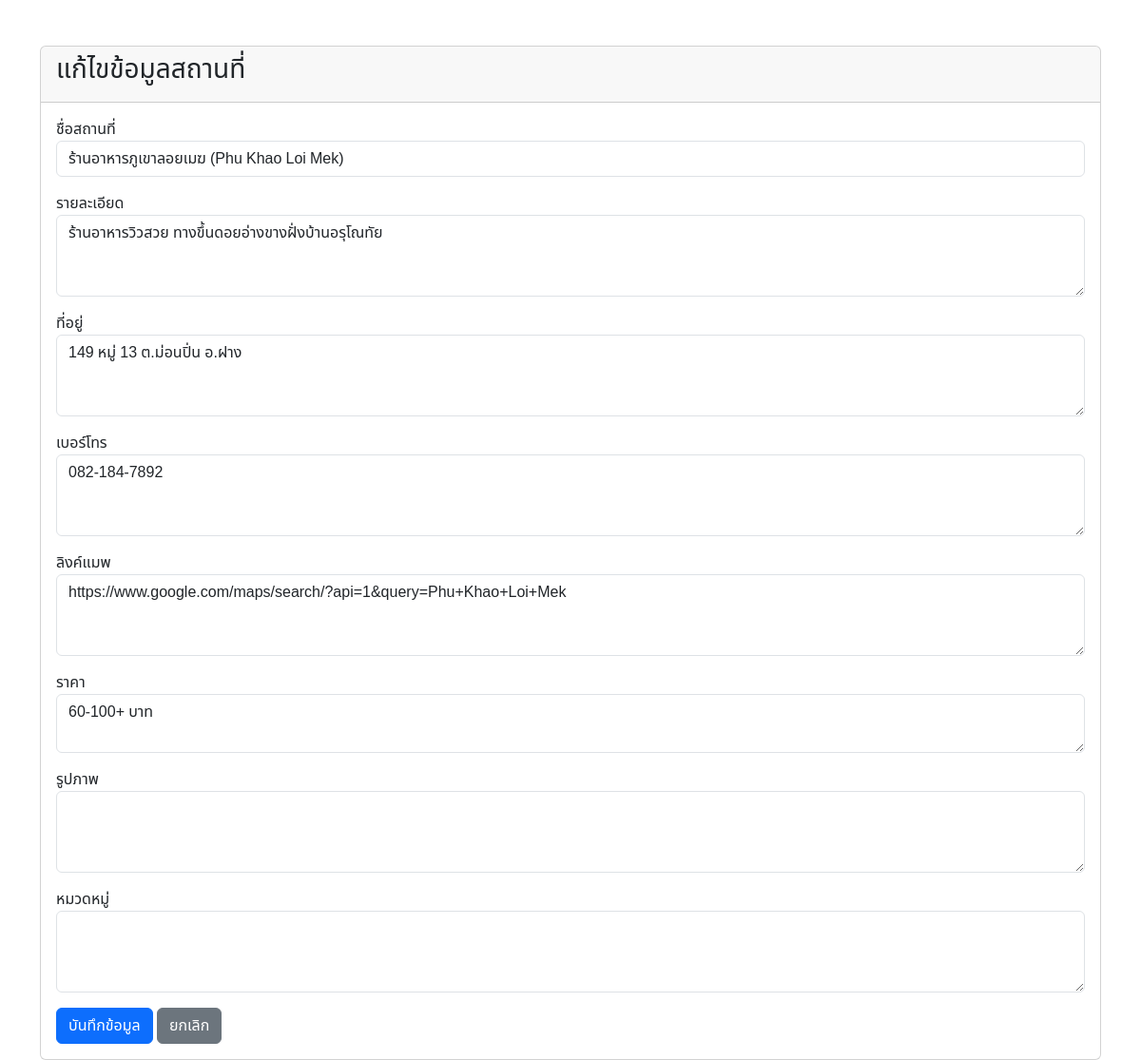
Screenshot of /admin/form.php?id=25 with the database file from the repository.
### tables this page shows
CREATE TABLE `attractions` (
  `id` int(11) NOT NULL,
  `name` varchar(200) NOT NULL,
  `description` text DEFAULT NULL,
  `location` varchar(255) DEFAULT NULL,
  `phone_number` varchar(50) DEFAULT NULL,
  `map_link` text DEFAULT NULL,
  `price_range` varchar(50) DEFAULT NULL,
  `cover_image` varchar(255) DEFAULT NULL,
  `category_id` int(11) DEFAULT NULL,
  `created_at` timestamp NOT NULL DEFAULT current_timestamp()
);

### admin/form.php (the view, shortened to what this page needs)
<?php
require '../includes/client.php';
$name = "";
$description = "";
$location = "";
$phone_number = "";
$map_link = "";
$price_range = "";
$cover_image = "";
$category_id = "";
$is_edit = false;
if (isset($_GET['id'])) {
    $is_edit = true;
    $id = $_GET['id'];
    $sql = "SELECT * FROM attractions WHERE id=$id";
    $result = $conn->query($sql);
    $row = $result->fetch_assoc();
    $name = $row['name'];
    $description = $row['description'];
    $location = $row['location'];
    $phone_number = $row['phone_number'];
    $map_link = $row['map_link'];
    $price_range = $row['price_range'];
    $cover_image = $row['cover_image'];
    $category_id = $row['category_id'];
}
?>
<!DOCTYPE html>
<html lang="th">
<head>
    <link href="https://cdn.jsdelivr.net/npm/bootstrap@5.3.0/dist/css/bootstrap.min.css" rel="stylesheet">
</head>
<body class="container mt-5">
    <div class="card">
        <div class="card-header">
            <h3><?php echo $is_edit ? "แก้ไขข้อมูลสถานที่" : "เพิ่มสถานที่ใหม่"; ?></h3>
        </div>
        <div class="card-body">
            <form method="POST" action="">
                <div class="mb-3">
                    <label>ชื่อสถานที่</label>
                    <input type="text" name="name" class="form-control" value="<?php echo $name; ?>" required>
                </div>
                <div class="mb-3">
                    <label>รายละเอียด</label>
                    <textarea name="description" class="form-control" rows="3"><?php echo $description; ?></textarea>
                </div>
                <div class="mb-3">
                    <label>ที่อยู่</label>
                    <textarea name="location" class="form-control" rows="3"><?php echo $location; ?></textarea>
                </div>
                <div class="mb-3">
                    <label>เบอร์โทร</label>
                    <textarea name="phone_number" class="form-control" rows="3"><?php echo $phone_number; ?></textarea>
                </div>
                <div class="mb-3">
                    <label>ลิงค์แมพ</label>
                    <textarea name="map_link" class="form-control" rows="3"><?php echo $map_link; ?></textarea>
                </div>
                <div class="mb-3">
                    <label>ราคา</label>
                    <textarea type="text" name="price_range" class="form-control" row="3"><?php echo $price_range; ?></textarea>
                </div>
                <div class="mb-3">
                    <label>รูปภาพ</label>
                    <textarea name="cover_image" class="form-control" rows="3"><?php echo $cover_image; ?></textarea>
                </div>
                <div class="mb-3">
                    <label>หมวดหมู่</label>
                    <textarea name="category_id" class="form-control" rows="3"><?php echo $category_id; ?></textarea>
                </div>
                <button type="submit" name="submit" class="btn btn-primary">บันทึกข้อมูล</button>
                <a href="index.php" class="btn btn-secondary">ยกเลิก</a>
            </form>
        </div>
    </div>
</body>
</html>

### admin/form.php (style rules this page uses)
body { font-family: "Noto Sans Thai", sans-serif; font-optical-sizing: auto; font-weight: 400; font-style: normal; font-variation-settings: "wdth" 100; }

### rows the page displays
attractions: name "ร้านอาหารภูเขาลอยเมฆ (Phu Khao Loi Mek)", description "ร้านอาหารวิวสวย ทางขึ้นดอยอ่างขางฝั่งบ้านอรุโณทัย", location "149 หมู่ 13 ต.ม่อนปิ่น อ.ฝาง", phone_number "082-184-7892", map_link "https://www.google.com/maps/search/?api=1&query=Phu+Khao+Loi+Mek", price_range "60-100+ บาท"
